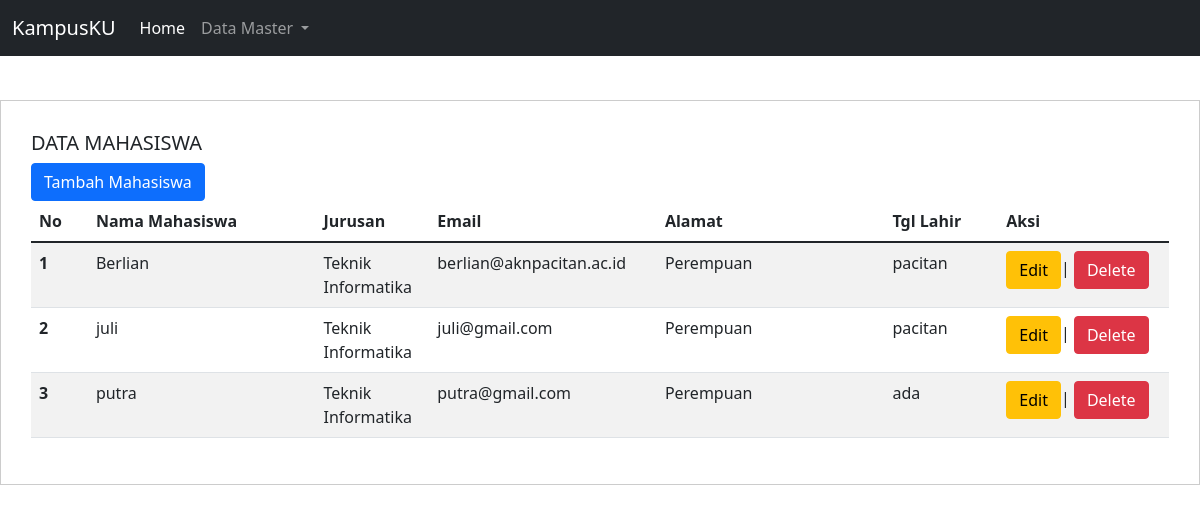
Page /?show=m on the committed database.
### tables this page shows
CREATE TABLE `mahasiswa` (
  `mhs_id` int(11) NOT NULL,
  `mhs_nama` varchar(100) NOT NULL,
  `mhs_email` varchar(35) NOT NULL,
  `mhs_password` varchar(30) NOT NULL,
  `mhs_jeniskelamin` varchar(1) NOT NULL,
  `mhs_alamat` varchar(100) NOT NULL,
  `mhs_tgllahir` date NOT NULL,
  `mhs_jur_id` int(11) NOT NULL
);

CREATE TABLE `jurusan` (
  `jur_id` int(11) NOT NULL,
  `jur_nama` varchar(50) NOT NULL
);

### Mahasiswa/mahasiswa.php (the view, shortened to what this page needs)
<?php
include 'koneksi.php';
$sql = "SELECT * FROM mahasiswa,jurusan where mhs_jur_id=jur_id";
$hasil = $con->query($sql);
$i=1;
  ?>
<div class="tableselect">
<h5>DATA MAHASISWA</h5>
<a href="?show=<?php echo 'ma'; ?>" class="btn btn-primary">Tambah Mahasiswa</a>
 <table class="table table-striped">
  <thead>
    <tr>
      <th scope="col" style="width: 5%">No</th>
      <th scope="col" style="width: 20%">Nama Mahasiswa</th>
      <th scope="col" style="width: 10%">Jurusan</th>
      <th scope="col" style="width: 20%">Email</th>
      <th scope="col" style="width: 20%">Alamat</th>
      <th scope="col" style="width: 10%">Tgl Lahir</th>
      <th scope="col" style="width: 15%">Aksi</th>
    </tr>
  </thead>
  <tbody>
  <?php
  while($datamahasiswa = $hasil->fetch_assoc()) {
    if($datamahasiswa['mhs_jeniskelamin']=='p'){
      $jk='Perempuan';
    }else{
      $jk='Laki - Laki';
    }?>
    <tr>
         <th scope="row"><?php echo $i; $i++; ?></th>
         <td> <?php echo $datamahasiswa['mhs_nama']; ?></td>
         <td> <?php echo $datamahasiswa['jur_nama']; ?></td>
         <td> <?php echo $datamahasiswa['mhs_email']; ?></td>
         <td> <?php echo $jk; ?></td>
         <td> <?php echo $datamahasiswa['mhs_alamat']; ?></td>
         <td>
         <a href="?show=mu&id=<?php echo $datamahasiswa['mhs_id']; ?>" class="btn btn-warning">Edit</a>|
          <a href="?show=md&id=<?php echo $datamahasiswa['mhs_id']; ?>" class="btn btn-danger">Delete</a>
         </td>
    </tr>
    <?php } ?>
  </tbody>
</table>
</div>

### index.php (shortened to what this page needs)
<!DOCTYPE html>
<html lang="en">
 <head>
 <link href="https://cdn.jsdelivr.net/npm/bootstrap@5.1.1/dist/css/bootstrap.min.css" rel="stylesheet">
     <?php include 'nav_bar.php';?>
<br>
           <?php include 'case.php';?>
</head>
 <body>
 </body>
 </html>

### nav_bar.php (shortened to what this page needs)
<nav class="navbar navbar-expand-lg navbar-dark bg-dark">
  <div class="container-fluid">
    <a class="navbar-brand" href="#">KampusKU</a>
    <div class="collapse navbar-collapse" id="navbarNavDropdown">
      <ul class="navbar-nav">
        <li class="nav-item">
          <a class="nav-link active" aria-current="page" href="#">Home</a>
        </li>
        <li class="nav-item dropdown">
          <a class="nav-link dropdown-toggle" href="#" id="navbarDropdownMenuLink" role="button" data-bs-toggle="dropdown" aria-expanded="false">
            Data Master
          </a>
        </li>
      </ul>
    </div>
  </div>
</nav>

### case.php (shortened to what this page needs)
<?php
    if (isset($_GET["show"])) {
        $aksi=$_GET["show"];
      }else{
          $aksi='';
      }
    switch($aksi){
        case 'm' :
            include 'Mahasiswa/mahasiswa.php';
        break;
    }
?>

### index.php (style rules this page uses)
.tableselect { margin: 20px auto; width: 1200px; padding: 30px; border: 1px solid #ccc; }

### rows in the picture
mahasiswa: mhs_nama "Berlian", jurusan.jur_nama "Teknik Informatika", mhs_email "berlian@aknpacitan.ac.id", mhs_jeniskelamin "Perempuan", mhs_alamat "pacitan"
mahasiswa: mhs_nama "juli", jurusan.jur_nama "Teknik Informatika", mhs_email "juli@gmail.com", mhs_jeniskelamin "Perempuan", mhs_alamat "pacitan"
mahasiswa: mhs_nama "putra", jurusan.jur_nama "Teknik Informatika", mhs_email "putra@gmail.com", mhs_jeniskelamin "Perempuan", mhs_alamat "ada"
